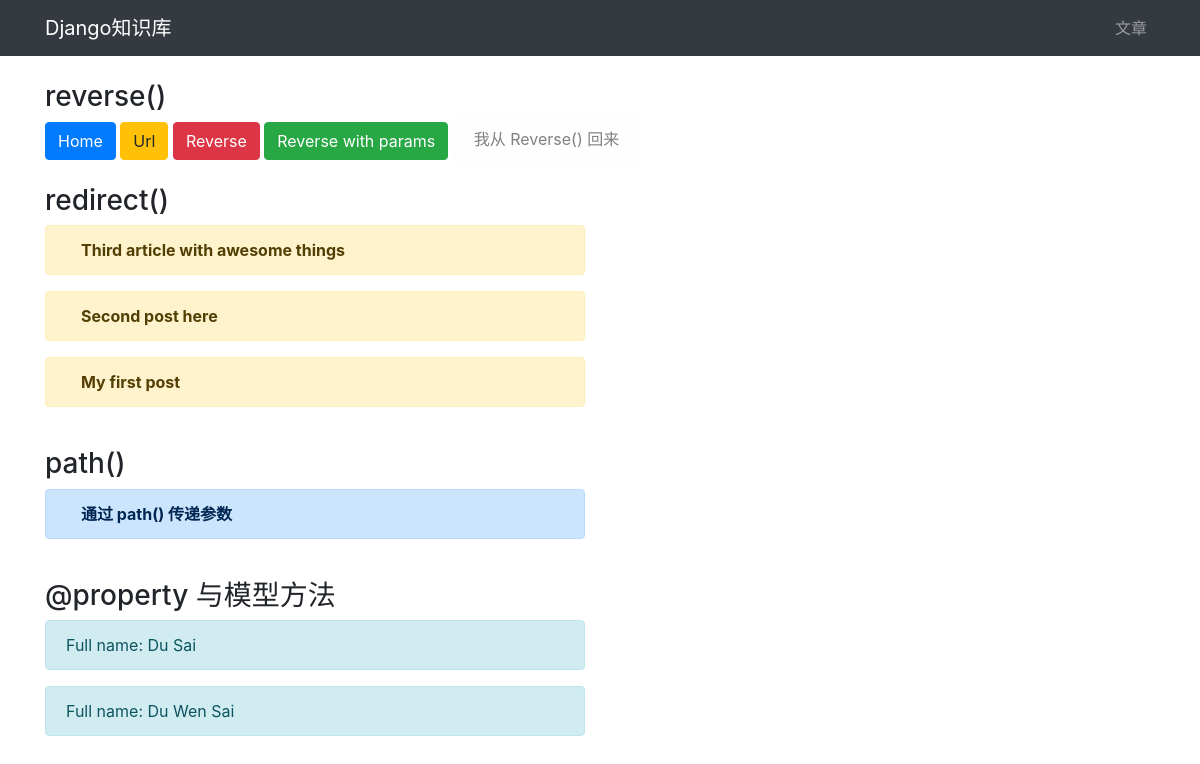
Screenshot of /demo/home-with-context/ with the database file from the repository.
### demo/models.py (models this page shows, shortened)
class Post(models.Model):
    owner = models.ForeignKey(Owner, on_delete=models.CASCADE, related_name='posts')
    title = models.CharField(max_length=100)
    body = models.TextField(blank=True)
    views = models.IntegerField(default=0)
    created = models.DateTimeField(default=timezone.now)
    updated = models.DateTimeField(auto_now=True)
    class Meta:
        ordering = ('-created',)

### demo/views.py (the view)
class HomePageWithContextView(View):
    def get(self, request, *args, **kwargs):
        id = kwargs.get('id')
        if id == 0:
            context = {'content': '我从 Url 模板语法解析回来，并带有参数 id - {} 哦'.format(id)}
        elif id == 1:
            context = {'content': '我从 Reverse() 回来，并带有参数 id - {} 哦'.format(id)}
        else:
            context = {'content': '我从 Reverse() 回来'}
        posts = Post.objects.all()
        name1, name2 = get_name()
        context.update({'posts': posts, 'name1': name1, 'name2': name2})
        return render(request, 'home.html', context=context)

### demo/models.py (called while the page is built)
    def full_name_with_midname(self, midname):
        return f"{self.first_name} {midname} {self.last_name}"

    @property
    def full_name(self):
        return f"{self.first_name} {self.last_name}"

### demo/views.py (called while the page is built)
def get_name():
    name1 = Person.objects.all().first().full_name
    name2 = Person.objects.all().first().full_name_with_midname('Wen')
    return name1, name2

### templates/home.html
{% extends 'base.html' %}
{% block content %}
    <h3 class="col-12 mt-4">reverse()</h3>
    <div class="col-12">
        <a class="btn btn-primary" href="{% url 'home' %}" role="button">Home</a>
        <a class="btn btn-warning"
           href="{% url 'demo:home_with_context' 0 %}"
           role="button"
        >
            Url
        </a>
        <a class="btn btn-danger" href="{% url 'demo:reverse' %}" role="button">Reverse</a>
        <a class="btn btn-success"
           href="{% url 'demo:reverse' 1 %}"
           role="button"
        >
            Reverse with params
        </a>
        <span class="alert alert-light" role="alert">{{ content }}</span>
    </div>
    <h3 class="col-12 mt-4">redirect()</h3>
    <div class="col-6">
        {% for post in posts %}
            <div class="alert alert-warning">
                <a class="col-12 alert-link" href="{% url 'demo:redirect' post.id %}">{{ post.title }}</a>
            </div>
        {% endfor %}
    </div>
    <h3 class="col-12 mt-4">path()</h3>
    <div class="col-6">
        <div class="alert alert-primary">
            <a class="col-12 alert-link" href="{% url 'demo:path' 99 'welcome' %}?first_name=Du&last_name=Sai">通过 path()
                传递参数</a>
        </div>
    </div>
    <h3 class="col-12 mt-4">@property 与模型方法</h3>
    <div class="col-6">
        <div class="alert alert-info">Full name: {{ name1 }}</div>
        <div class="alert alert-info">Full name: {{ name2 }}</div>
    </div>
{% endblock %}

### rows the page displays
Post: title "Third article with awesome things"
Post: title "Second post here"
Post: title "My first post"

### other values shown
{{ content }} "我从 Reverse() 回来"
{{ name1 }} "Du Sai"
{{ name2 }} "Du Wen Sai"
